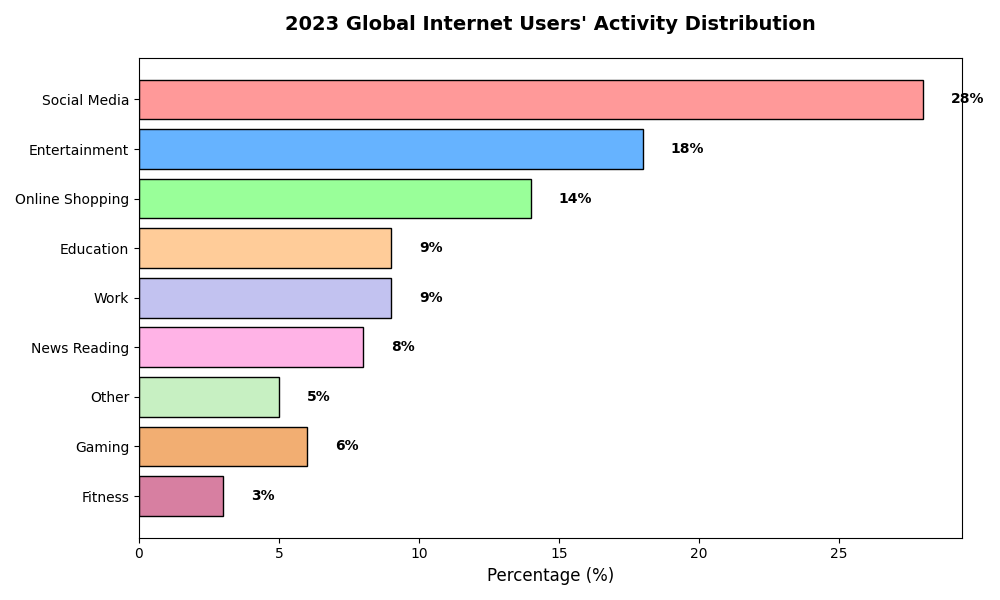

The Python source for this figure:
import matplotlib.pyplot as plt

# Data: Activities and their corresponding percentage shares (added additional data)
activities = ['Social Media', 'Entertainment', 'Online Shopping', 'Education', 'Work', 'News Reading', 'Other', 'Gaming', 'Fitness']
percentages = [28, 18, 14, 9, 9, 8, 5, 6, 3]
colors = ['#ff9999','#66b3ff','#99ff99','#ffcc99','#c2c2f0','#ffb3e6', '#c7f0c2', '#f2ae72', '#d77fa1']

# Create a horizontal bar chart
fig, ax = plt.subplots(figsize=(10, 6))
ax.barh(activities, percentages, color=colors, edgecolor='black')

# Title and axis labels
ax.set_title("2023 Global Internet Users' Activity Distribution", fontsize=14, weight='bold', pad=20)
ax.set_xlabel("Percentage (%)", fontsize=12)

# Invert y-axis to have the highest percentage on top
ax.invert_yaxis()

# Annotate percentage values on each bar
for i in range(len(activities)):
    ax.text(percentages[i] + 1, i, f'{percentages[i]}%', va='center', fontsize=10, weight='bold')

# Display the plot
plt.tight_layout()
plt.show()
